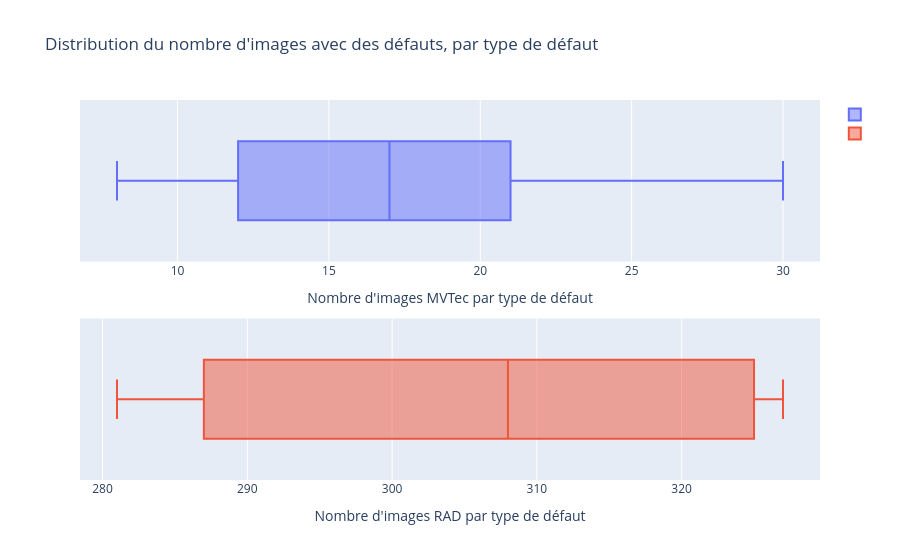

Source (notebook cell):
### Code cell
# Nombre d'images par type de défaut
test_bad_MVTec = df[(df["quality"] != "good") & (df["origin"]=="MVTec")].groupby(["category", "quality"]).agg(count=("file", "count"))
test_bad_RAD = df[(df["quality"] != "good") & (df["origin"]=="RAD")].groupby(["category", "quality"]).agg(count=("file", "count"))

fig = make_subplots(rows=2,cols=1)
fig.add_trace(go.Box(
    x=test_bad_MVTec["count"], 
    orientation="h", name=''
), row=1, col=1)
fig.update_xaxes(title_text="Nombre d'images MVTec par type de défaut", 
                 row=1, col=1)

fig.add_trace(go.Box(
    x=test_bad_RAD["count"], 
    orientation="h", name=''
), row=2, col=1)
fig.update_xaxes(title_text="Nombre d'images RAD par type de défaut", 
                 row=2, col=1)

fig.update_layout(
    title="Distribution du nombre d'images avec des défauts, par type de défaut"
)

fig.show()

### Figure 1 — Plotly figure (JSON) as saved in the notebook; plotly's stock layout.template omitted (floating-point values rounded to 4 significant figures)
{"data": [{"name": "", "orientation": "h", "type": "box", "x": [20, 22, 21, 13, 12, 11, 14, 10, 12, 10, 10, 23, 22, 21, 23, 20, 19, 17, 17, 17, 19, 12, 12, 11, 11, 11, 18, 17, 18, 17, 19, 19, 17, 19, 18, 25, 22, 23, 23, 25, 17, 21, 26, 19, 9, 24, 24, 24, 25, 23, 23, 17, 18, 16, 18, 15, 30, 10, 10, 10, 10, 8, 11, 10, 10, 21, 19, 16, 17, 16, 17, 18, 16], "xaxis": "x", "yaxis": "y"}, {"name": "", "orientation": "h", "type": "box", "x": [327, 293, 281, 323], "xaxis": "x2", "yaxis": "y2"}], "layout": {"title": {"text": "Distribution du nombre d'images avec des défauts, par type de défaut"}, "xaxis": {"anchor": "y", "domain": [0, 1], "title": {"text": "Nombre d'images MVTec par type de défaut"}}, "xaxis2": {"anchor": "y2", "domain": [0, 1], "title": {"text": "Nombre d'images RAD par type de défaut"}}, "yaxis": {"anchor": "x", "domain": [0.575, 1]}, "yaxis2": {"anchor": "x2", "domain": [0, 0.425]}}}
